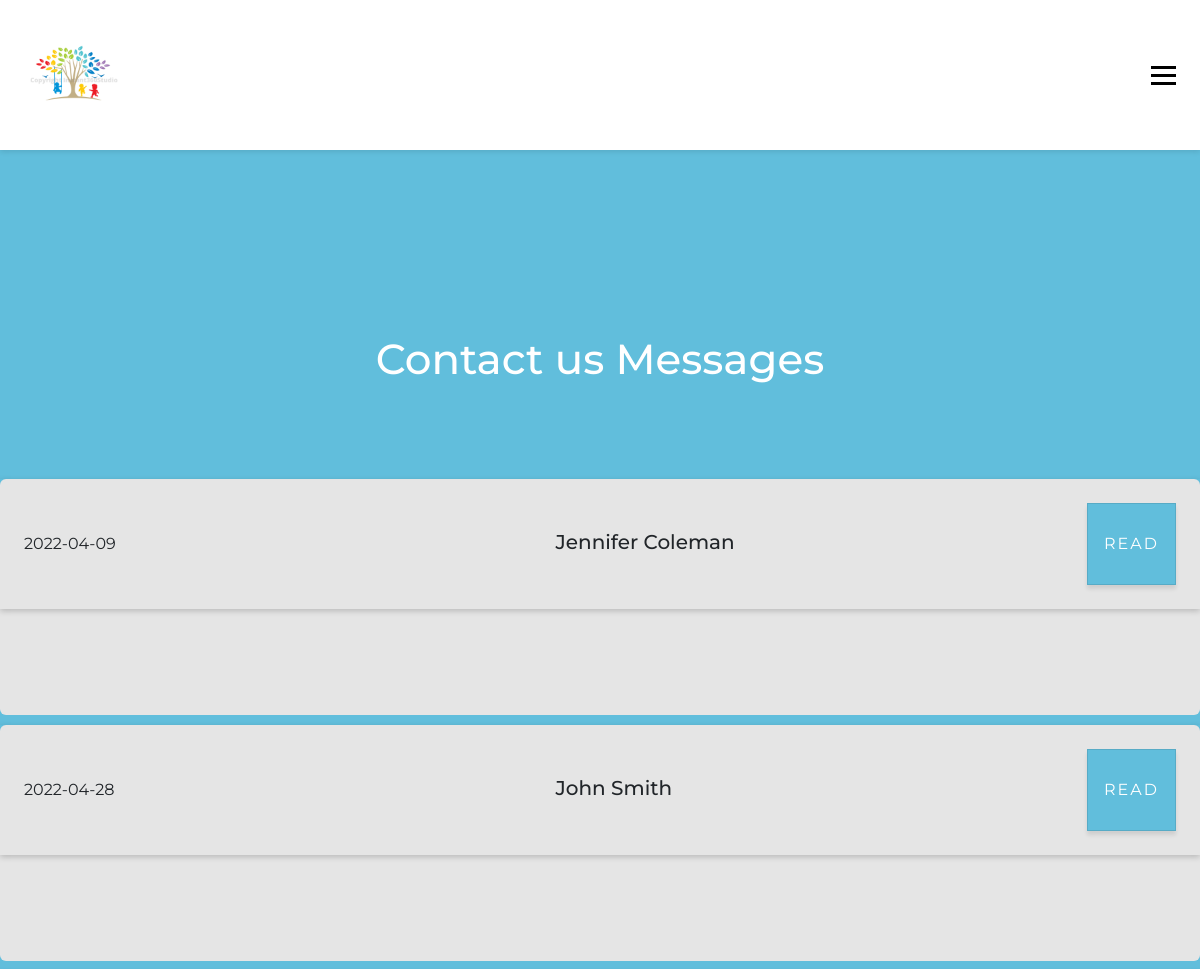
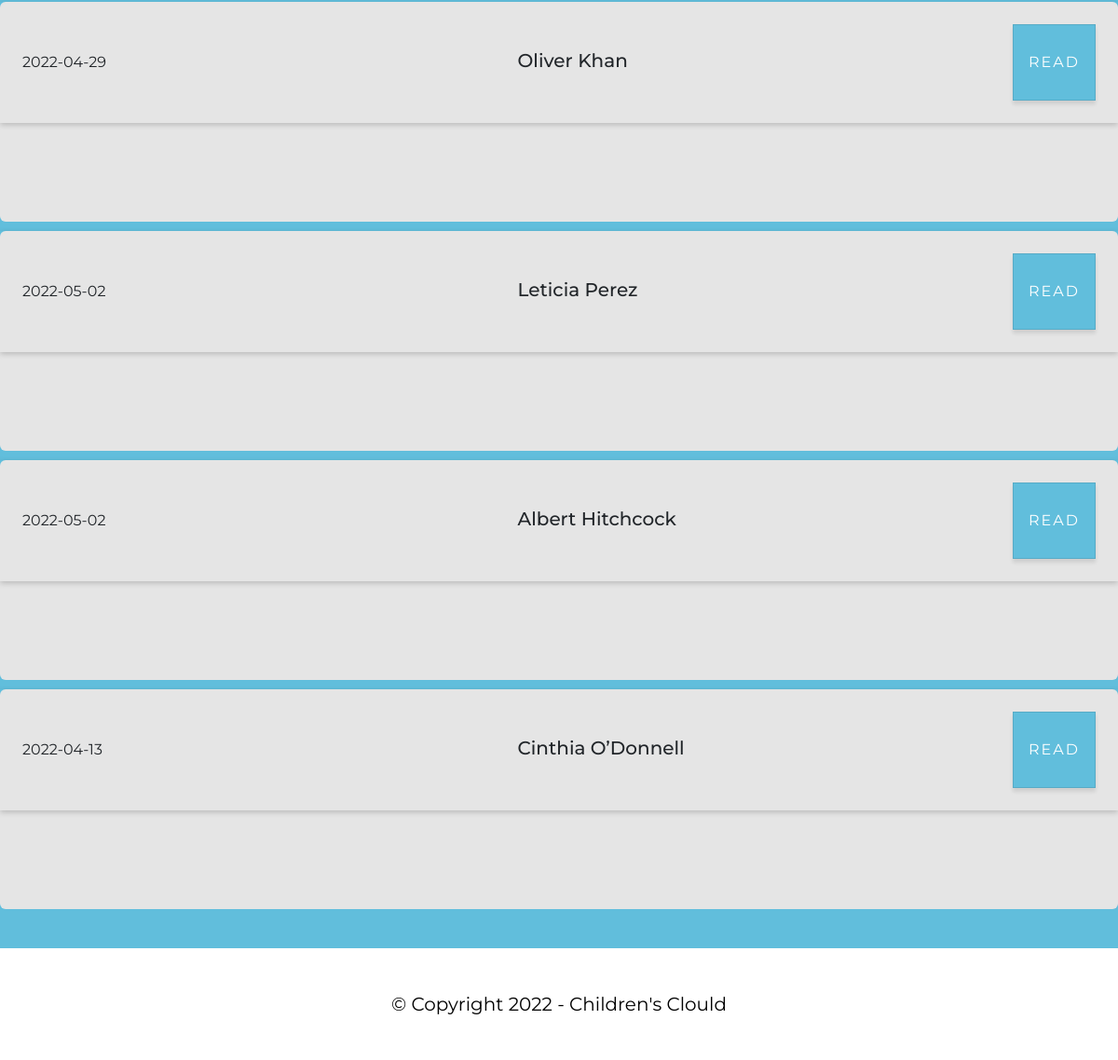
Screenshot of /contactUs_manage.php with the database file from the repository (2 pictures, top to bottom).
### tables this page shows
CREATE TABLE `contact` (
  `id_contact` int(11) NOT NULL,
  `first_name` varchar(20) DEFAULT NULL,
  `last_name` varchar(20) DEFAULT NULL,
  `email` varchar(100) DEFAULT NULL,
  `phone` varchar(20) DEFAULT NULL,
  `message` text DEFAULT NULL,
  `date` date DEFAULT NULL
);

### contactUs_manage.php (the view, shortened to what this page needs)
<?php include_once "template/header.php" ?>
<?php
    require_once('includes/db_conn.php');
    $query = "SELECT * FROM `contact`;";
    $result = mysqli_query($db_connection, $query);
    $resultCheck = mysqli_num_rows($result);
    if($resultCheck > 0)
    {
        $rows = mysqli_fetch_all($result, MYSQLI_ASSOC);
    }
    $count = 0;
?>
<div class="wrapper">
    <section class="app-container">
        <header>
            <h1 class="app-title_bright contact-main-header">
                Contact us Messages
            </h1>
        </header>
        <div class="content-contact-us">
            <?php
                    if ($resultCheck > 0)
                    {
                        ?>
                        <?php foreach ($rows as $row)
                        { $completeName = $row['first_name']; $completeName .= " "; $completeName .= $row['last_name']; $count++;?>
                            <section class="background-content_contact ">
                                <header class="header-contact">
                                    <span><?php echo($row['date']); ?></span>
                                    <h2><?php echo($completeName); ?></h2>
                                    <button class="app-link_btn" type="button" data-bs-toggle="collapse" data-bs-target="#collapseExample<?php echo($count); ?>">Read</button>
                                </header>
                                <p>
                                </p>
                            </section>
                        <?php }  ?>
                <?php } ?>
        </div>
    </section>
</div>
<?php include_once "template/footer.php" ?>

### template/header.php (shortened to what this page needs)
<!DOCTYPE html>
<html lang="en">
<head>
    <link href="https://cdn.jsdelivr.net/npm/bootstrap@5.0.2/dist/css/bootstrap.min.css" rel="stylesheet">
    <link rel="stylesheet" href="css/style.css?v=<?php echo time(); ?>">
</head>
<body>
    <main>
<nav class="app-navigation navbar">
    <div class="app-container app-header">
        <div class="header-logo">
            <a href="index.php" class="nav-logo">
                <img src="images/logo.JPG" alt="logo">
            </a>
        </div>
        <div class="hamburger">
            <span class="bar"></span>
            <span class="bar"></span>
            <span class="bar"></span>
        </div>
    </div>
</nav>

### template/footer.php (shortened to what this page needs)
<footer class="app-footer">
  <p class="footer--message"> &copy; Copyright 2022 - Children's Clould </p>
</footer>
</main>
</body>
</html>

### css/style.css (style rules this page uses)
* { box-sizing: border-box; }
html { font-size: 62.5%; }
body { font-family: 'Montserrat', sans-serif; font-size: 1.6rem; line-height: 2; }
.app-navigation { box-shadow: 0 2px 5px rgba(0, 0, 0, 0.1); position: absolute; left: 0; right:0; background: white; font-size: 24px; }
.app-header { display: flex; justify-content: space-between; height: 15rem; width: 100%; align-items: center; }
.app-container { box-sizing: border-box; max-width: 1200px; margin: 0 auto; width: 100%; }
.app-title_bright { color: white; text-align: left; }
img { width: 100%; }
.header-logo img { max-width: 100px; }
.app-footer { height: 12rem; background: rgba(255, 255, 255, 0.9); color: black; position: relative; display: flex; align-items: center; }
.footer--message { font-size: 20px; margin: 0 auto; max-width: 960px; }
.app-link_btn { background-color: #61BEDC; border: 1px solid rgba(0, 0, 0, 0.1); box-shadow: 0 4px 4px rgba(0, 0, 0, 0.1); display: inline-flex; letter-spacing: 2px; padding: 24px 16px; text-decoration: none; text-transform: uppercase; transform: scale(1); transition: transform 0.1s ease-in-out; }
.app-link_btn, .app-link_btn:hover, .app-link_btn:focus, .app-link_btn:active { color: white; box-shadow: 0 4px 4px rgba(0, 0, 0, 0.1); text-decoration: none; }
.wrapper { padding: 0; padding-bottom: 32px; padding-top: calc(150px + 184px); margin: 0; display: flex; flex-direction: column; align-items: center; justify-content: center; min-height: calc(100vh - 120px); background: #61BEDC; }
a { color: #0d6efd; text-decoration: none; }
.navbar { min-height: 15rem; display: flex; justify-content: space-between; align-items: center; padding: 0 24px; }
.nav-logo { font-size: 2rem; }
.hamburger { display: none; cursor: pointer; }
.bar { display: block; width: 25px; height: 3px; margin: 5px auto; -webkit-transition: all 0.3s ease-in-out; transition: all 0.3s ease-in-out; background-color: black; }
@media (max-width: 1200px) { .hamburger { display: block; } }
.background-content_contact { background-color: #E5E5E5; border-spacing: 0; border-radius: 6px; }
.contact-main-header { padding-bottom: 90px; text-align: center; font-size: 42px; }
.content-contact-us header { display: grid; grid-template-columns: 1fr 1fr max-content; padding: 24px; align-items: center; box-shadow: 0 2px 6px rgb(0 0 0 / 20%); }
.content-contact-us p { padding: 24px; }

### rows the page displays
contact: date "2022-04-09", completeName "Jennifer Coleman"
contact: date "2022-04-28", completeName "John Smith"
contact: date "2022-04-29", completeName "Oliver Khan"
contact: date "2022-05-02", completeName "Leticia Perez"
contact: date "2022-05-02", completeName "Albert Hitchcock"
contact: date "2022-04-13", completeName "Cinthia O’Donnell"
